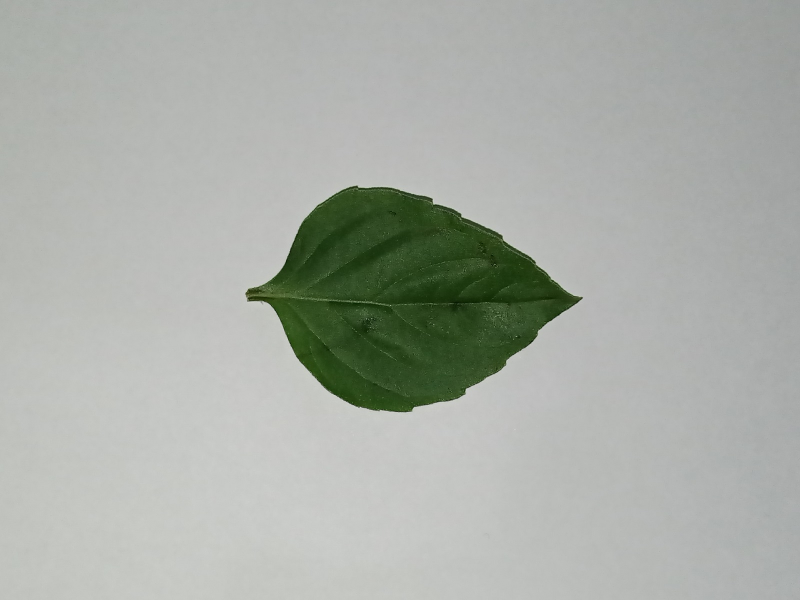
#> input picture Image fundamental/001.jpg, 1600 x 1200 px (shown at 1/2 size)
$ jupyter execute 'Image Fundamentals.ipynb'
#> lines starting #> are read from the running program, lines starting #| are printed output that depends on the picture; after the words box and inside, x2 and y2 are one past the last pixel; in counts of white or black regions, pixels touching at a corner belong together
[cell 1]
import cv2

[cell 2]
image = cv2.imread("001.jpg")
#> image is the input picture: shape (1200, 1600, 3); mean B, G, R 167.4, 173.8, 169.5

[cell 3]
print(image)
#> (printed output is left out)

[cell 4]
cv2.imshow('001', image)
cv2.waitKey(0)
cv2.destroyAllWindows()

[cell 5]
print(image.shape)
#| (1200, 1600, 3)

[cell 6]
# mengakses nilai di pixel x=100, y=20
(b, g, r) = image[20, 100]
#> b = 172; g = 176; r = 171
print("blue = ",b)
#| blue =  172
print("green = ",g)
#| green =  176
print("red = ",r)
#| red =  171

[cell 7]
# crop image
im_crop = image[100:660, 100:380]
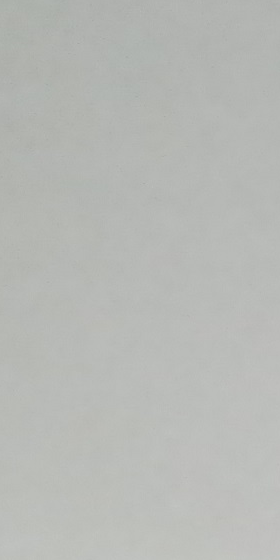
#> im_crop: shape (560, 280, 3); mean B, G, R 181.4, 184.9, 183

cv2.imshow('crop',im_crop)
cv2.waitKey(0)
cv2.destroyAllWindows()
print(im_crop.shape)
#| (560, 280, 3)

[cell 8]
# mengcopy image
cp_image = image.copy()
print(cp_image.shape)
#| (1200, 1600, 3)

[cell 9]
# mengubah nilai pixel
cp_image[300:350, 170:300] = (100, 255, 240)
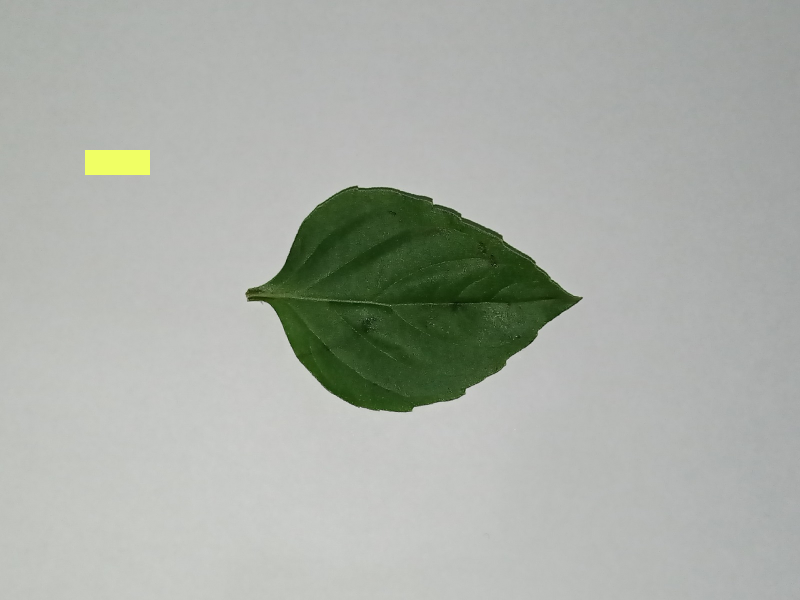
#> cp_image: shape (1200, 1600, 3) (shown at 1/2 size); 0.34% of pixels changed, all inside (x1, y1, x2, y2) = (170, 300, 300, 350)

cv2.imshow('cp_image',cp_image)
cv2.waitKey(0)
cv2.destroyAllWindows()

[cell 10]
# resize image (ignore aspect ratio)
im_resized = cv2.resize(image, (400,400))
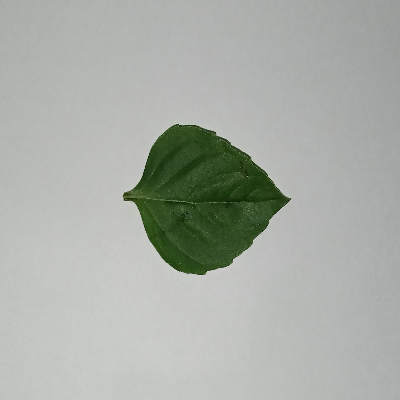
#> im_resized: shape (400, 400, 3); mean B, G, R 167.6, 174, 169.7

cv2.imshow('im_resized',im_resized)
cv2.waitKey(0)
cv2.destroyAllWindows()

[cell 11]
# resize image (mempertahankan aspect ratio)
r = 400/image.shape[1]
#> r = 0.25
dim = (400,int(image.shape[0]*r))
#> dim = (400, 300)
im_resized = cv2.resize(image, dim)
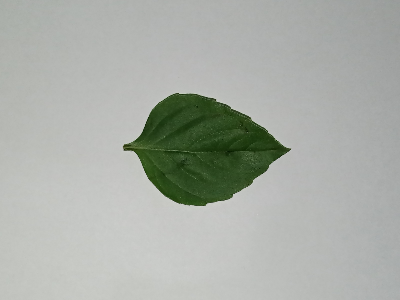
#> im_resized: shape (300, 400, 3); mean B, G, R 167.5, 173.9, 169.6

cv2.imshow('im_resized',im_resized)
cv2.waitKey(0)
cv2.destroyAllWindows()

[cell 12]
# Rotating an image
(h, w) = image.shape[:2]
#> h = 1200; w = 1600
center = (w/2, h/2)
#> center = (800, 600)

M = cv2.getRotationMatrix2D(center, 180, 1.0)
rotated = cv2.warpAffine(image, M, (w,h))
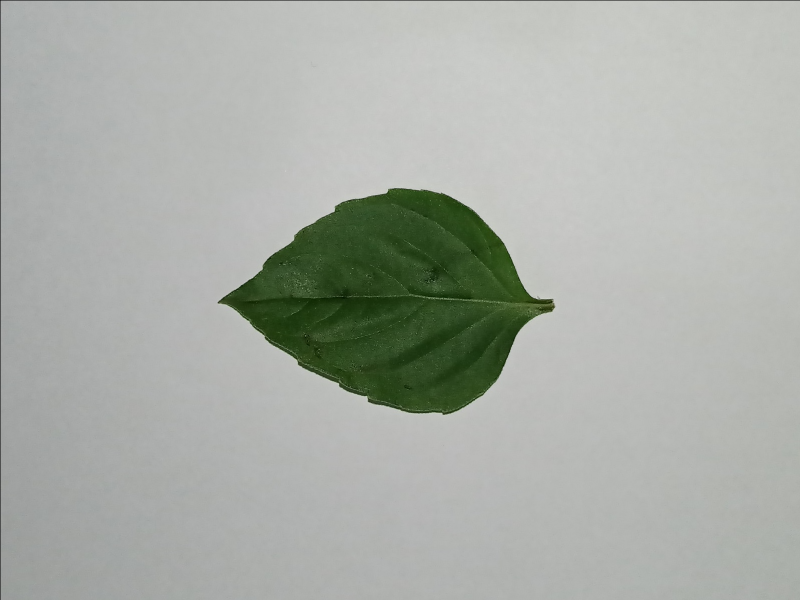
#> rotated: shape (1200, 1600, 3) (shown at 1/2 size); mean B, G, R 167.1, 173.6, 169.3

cv2.imshow('rotate',rotated)
cv2.waitKey(0)
cv2.destroyAllWindows()

[cell 13]
# menyimpan image
cv2.imwrite("rotate.png", rotated)
#> Out = True

[cell 14]
# adjust image contrast
import numpy as np
im_adjusted = cv2.addWeighted(im_resized, 1.5, np.zeros(im_resized.shape, im_resized.dtype), 0, -100)
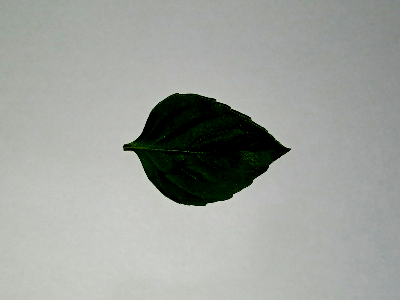
#> im_adjusted: shape (300, 400, 3); mean B, G, R 156.5, 161.2, 157.7

cv2.imshow('Original Image',im_resized)
cv2.imshow('Adjusted Image',im_adjusted)
cv2.waitKey(0)
cv2.destroyAllWindows()

[cell 15]
# detect edges
im_edges = cv2.Canny(im_resized, 100, 200)
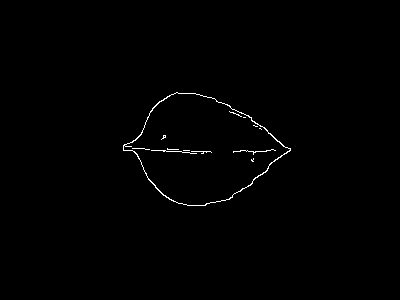
#> im_edges: shape (300, 400); 0.59% white in thin lines or dots, all inside (x1, y1, x2, y2) = (123, 92, 291, 206)

cv2.imshow('Original Image',im_resized)
cv2.imshow('Detected Edges',im_edges)
cv2.waitKey(0)
cv2.destroyAllWindows()

[cell 16]
# convert image to grayscale
im_gray = cv2.cvtColor(im_resized, cv2.COLOR_BGR2GRAY)
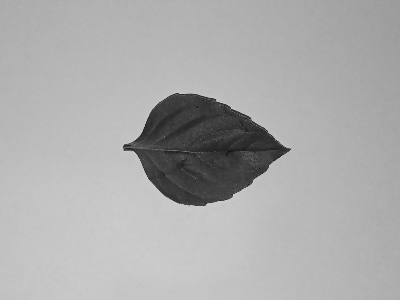
#> im_gray: shape (300, 400); min 14, max 210, mean 171.9

cv2.imshow('Original Image',im_resized)
cv2.imshow('Grayscale Image',im_gray)
cv2.waitKey(0)
cv2.destroyAllWindows()

[cell 17]
# get all files in a folder
import glob

imdir = 'dataset/elephant/'
ext = ['png', 'jpg', 'gif']    # Add image formats here

files = []
[files.extend(glob.glob(imdir + '*.' + e)) for e in ext]

images = [cv2.imread(file) for file in files]

# adjust contrast to all of them nd save to different location
i = 1
for img in images:
    im_adjusted = cv2.addWeighted(img, 1.5, np.zeros(img.shape, img.dtype), 0, -100)
    im_name = "dataset/elephant_contrast/" + str(i) + ".jpg"
    cv2.imwrite(im_name, im_adjusted)
    i+=1
#> after the loop, i = 1
